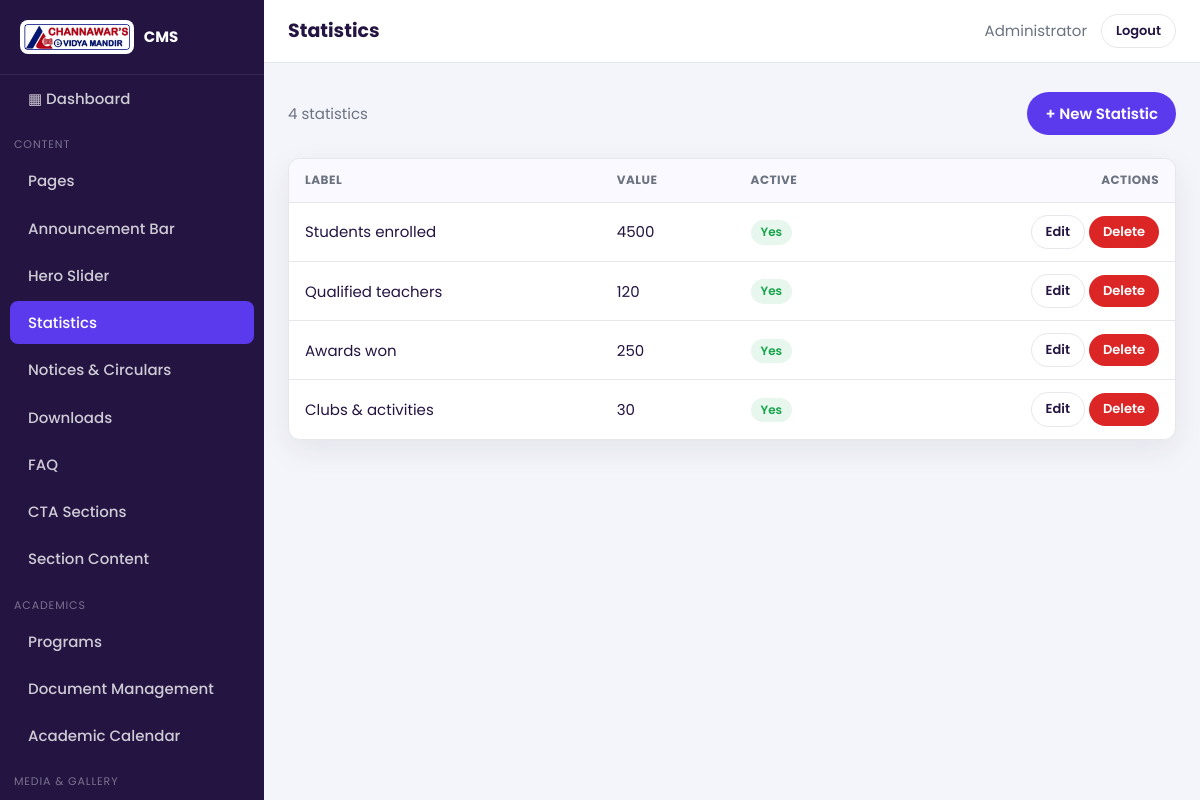
Screenshot of /admin/module/statistics (signed in) with the database file from the repository.
### tables this page shows
CREATE TABLE `cevm_users` (
  `id` int(10) unsigned NOT NULL AUTO_INCREMENT,
  `name` varchar(120) NOT NULL,
  `email` varchar(190) NOT NULL,
  `password` varchar(255) NOT NULL,
  `role` enum('admin','editor') NOT NULL DEFAULT 'editor',
  `avatar` varchar(255) DEFAULT NULL,
  `is_active` tinyint(1) NOT NULL DEFAULT 1,
  `reset_token` varchar(64) DEFAULT NULL,
  `reset_expires` datetime DEFAULT NULL,
  `last_login_at` datetime DEFAULT NULL,
  `created_at` datetime DEFAULT NULL,
  `updated_at` datetime DEFAULT NULL,
  `deleted_at` datetime DEFAULT NULL,
  PRIMARY KEY (`id`),
  UNIQUE KEY `uq_users_email` (`email`),
  KEY `idx_users_active` (`is_active`)
);

CREATE TABLE `cevm_statistics` (
  `id` int(10) unsigned NOT NULL AUTO_INCREMENT,
  `icon` varchar(60) DEFAULT NULL,
  `value` int(11) NOT NULL DEFAULT 0,
  `suffix` varchar(10) DEFAULT NULL,
  `label` varchar(120) NOT NULL,
  `sort_order` int(11) NOT NULL DEFAULT 0,
  `is_active` tinyint(1) NOT NULL DEFAULT 1,
  `created_at` datetime DEFAULT NULL,
  `updated_at` datetime DEFAULT NULL,
  PRIMARY KEY (`id`)
);

### app/Core/Controller.php (called while the page is built, shortened)
<?php
abstract class Controller
{
    protected function view(string $view, array $data = [], ?string $layout = null): void
    {
        View::output($view, $data, $layout);
    }
}

### app/Controllers/Admin/CrudController.php (called while the page is built, shortened)
<?php
final class CrudController extends Controller
{
    private array $module;
    private string $key;
    private GenericModel $model;
    public function __construct(string $key)
    {
        $modules = require APP_PATH . '/modules.php';
        $this->key = $key;
        $this->module = $modules[$key];
        $this->model = new GenericModel($this->module['table'], !empty($this->module['softDelete']));
    }
    public function index(): void
    {
        $rows = $this->model->all($this->module['orderBy'] ?? 'id DESC');
        $this->view('admin/crud/list', [
            'title' => $this->module['label'],
            'moduleKey' => $this->key,
            'module' => $this->module,
            'rows' => $rows,
        ], 'admin/layout');
    }
}

### config/config.php (called while the page is built, shortened)
<?php
require_once CONFIG_PATH . '/database.php';
spl_autoload_register(static function (string $class): void {
    $relative = str_replace('\\', '/', substr($class, 4));
    $file = APP_PATH . '/' . $relative . '.php';
});
require_once APP_PATH . '/helpers.php';

### app/Core/Database.php (called while the page is built, shortened)
<?php
final class Database
{
    private static ?Database $instance = null;
    private ?PDO $pdo = null;
    public static function instance(): self
    {
        return self::$instance ??= new self();
    }
    public function pdo(): PDO
    {
        if ($this->pdo instanceof PDO) {
            return $this->pdo;
        }
        $dsn = sprintf('mysql:host=%s;port=%s;dbname=%s;charset=%s', DB_HOST, defined('DB_PORT') ? DB_PORT : '3306', DB_NAME, DB_CHARSET);
        $options = [
            PDO::ATTR_ERRMODE            => PDO::ERRMODE_EXCEPTION,
            PDO::ATTR_DEFAULT_FETCH_MODE => PDO::FETCH_ASSOC,
            PDO::ATTR_EMULATE_PREPARES   => false,
            PDO::ATTR_TIMEOUT            => 5,
        ];
        $delaysMs = [100, 200, 400, 800, 1200];
        $attempt = 0;
        while (true) {
            try {
                $this->pdo = new PDO($dsn, DB_USER, DB_PASS, $options);
                return $this->pdo;
            } catch (PDOException $e) {
                if ($attempt >= count($delaysMs)) {
                    throw $e;
                }
                usleep($delaysMs[$attempt] * 1000);
                $attempt++;
            }
        }
    }
    public function run(string $sql, array $params = []): PDOStatement
    {
        $stmt = $this->pdo()->prepare($sql);
        $stmt->execute($params);
        return $stmt;
    }
    public function first(string $sql, array $params = []): ?array
    {
        $row = $this->run($sql, $params)->fetch();
        return $row === false ? null : $row;
    }
    public function all(string $sql, array $params = []): array
    {
        return $this->run($sql, $params)->fetchAll();
    }
}

### app/Models/GenericModel.php (called while the page is built, shortened)
<?php
final class GenericModel extends Model
{
    public function __construct(string $table, bool $softDelete = false)
    {
        $this->table = $table;
        $this->softDelete = $softDelete;
    }
}

### app/Core/Model.php (called while the page is built, shortened)
<?php
abstract class Model
{
    protected string $table;
    protected bool $softDelete = false;
    protected Database $db;
    public function __construct()
    {
        $this->db = Database::instance();
    }
    protected function t(): string
    {
        return DB_PREFIX . $this->table;
    }
    private function notDeleted(string $where = ''): string
    {
        if (!$this->softDelete) return $where;
        $clause = 'deleted_at IS NULL';
        return $where === '' ? "WHERE {$clause}" : "{$where} AND {$clause}";
    }
    public function all(string $orderBy = 'id DESC', ?int $limit = null): array
    {
        $sql = "SELECT * FROM {$this->t()} " . $this->notDeleted() . " ORDER BY {$orderBy}";
        return $this->db->all($sql);
    }
}

### app/helpers.php (called while the page is built, shortened)
<?php
if (!function_exists('e')) {
    function e($value): string
    {
        return htmlspecialchars((string) ($value ?? ''), ENT_QUOTES | ENT_SUBSTITUTE, 'UTF-8');
    }
}
if (!function_exists('admin_url')) {
    function admin_url(string $path = ''): string
    {
        return ADMIN_URL . ($path !== '' ? '/' . ltrim($path, '/') : '');
    }
}
if (!function_exists('asset')) {
    function asset(string $path): string
    {
        return BASE_URL . '/assets/' . ltrim($path, '/');
    }
}
if (!function_exists('str_excerpt')) {
    function str_excerpt(string $text, int $words = 22): string
    {
        $text = trim(strip_tags($text));
        $parts = preg_split('/\s+/', $text);
        if (count($parts) <= $words) return $text;
        return implode(' ', array_slice($parts, 0, $words)) . '…';
    }
}

### app/Models/Setting.php (called while the page is built, shortened)
<?php
final class Setting
{
    private static ?array $cache = null;
    private static function load(): array
    {
        if (self::$cache === null) {
            self::$cache = [];
            $rows = Database::instance()->all(
                'SELECT setting_key, setting_value FROM ' . DB_PREFIX . 'settings'
            );
            foreach ($rows as $r) {
                self::$cache[$r['setting_key']] = $r['setting_value'];
            }
        }
        return self::$cache;
    }
    public static function get(string $key, ?string $default = null): ?string
    {
        $all = self::load();
        return $all[$key] ?? $default;
    }
}

### app/Core/Session.php (called while the page is built, shortened)
<?php
final class Session
{
    public static function get(string $key, $default = null)
    {
        return $_SESSION[$key] ?? $default;
    }
}

### app/Core/Auth.php (called while the page is built, shortened)
<?php
final class Auth
{
    public static function user(): ?array
    {
        return Session::get(self::KEY);
    }
    public static function id(): ?int
    {
        return self::user()['id'] ?? null;
    }
    public static function refresh(): void
    {
        $user = Database::instance()->first(
            'SELECT * FROM ' . DB_PREFIX . 'users WHERE id = ? LIMIT 1', [self::id()]
        );
    }
}

### app/Views/admin/crud/list.php (the view, shortened to what this page needs)
<?php
$types = [];
foreach ($module['fields'] as $f) { $types[$f['name']] = $f['type'] ?? 'text'; }
$boolCols = ['is_active', 'is_published', 'is_featured', 'is_pinned', 'is_approved'];
?>
<div class="toolbar">
  <p class="muted"><?= count($rows) ?> <?= e(strtolower($module['label'])) ?></p>
  <a class="btn" href="<?= admin_url('module/' . $moduleKey . '/create') ?>">+ New <?= e($module['singular']) ?></a>
</div>
<div class="card" style="overflow-x:auto">
<?php if (empty($rows)): ?>
  <div class="card__body"><p class="muted">No records yet. Click “New <?= e($module['singular']) ?>” to add one.</p></div>
<?php else: ?>
  <table class="table">
    <thead>
      <tr>
        <?php foreach ($module['listColumns'] as $col => $label): ?>
          <th><?= e($label) ?></th>
        <?php endforeach; ?>
        <th style="text-align:right">Actions</th>
      </tr>
    </thead>
    <tbody>
    <?php foreach ($rows as $r): ?>
      <tr>
        <?php foreach ($module['listColumns'] as $col => $label):
          $type = $types[$col] ?? 'text';
          $val = $r[$col] ?? ''; ?>
          <td>
            <?php if (in_array($col, $boolCols, true)): ?>
              <span class="badge <?= $val ? 'on' : 'off' ?>"><?= $val ? 'Yes' : 'No' ?></span>
            <?php elseif ($type === 'image' && $val): ?>
              <img class="thumb" src="<?= e(upload_url($val)) ?>" alt="">
            <?php else: ?>
              <?= e(str_excerpt((string) $val, 10)) ?>
            <?php endif; ?>
          </td>
        <?php endforeach; ?>
        <td style="text-align:right;white-space:nowrap">
          <a class="btn sm light" href="<?= admin_url('module/' . $moduleKey . '/edit/' . $r['id']) ?>">Edit</a>
          <form method="post" action="<?= admin_url('module/' . $moduleKey . '/delete/' . $r['id']) ?>" style="display:inline" data-confirm="Delete this <?= e(strtolower($module['singular'])) ?>?">
            <button class="btn sm danger" type="submit">Delete</button>
          </form>
        </td>
      </tr>
    <?php endforeach; ?>
    </tbody>
  </table>
<?php endif; ?>
</div>

### app/Views/admin/layout.php (shortened to what this page needs)
<?php
$modules = require APP_PATH . '/modules.php';
$groups = [];
foreach ($modules as $key => $m) {
    $groups[$m['group']][$key] = $m;
}
$uri = $_SERVER['REQUEST_URI'] ?? '';
$logo = Setting::get('logo') ?: asset('images/logo.jpg');
?><!DOCTYPE html>
<html lang="en">
<head>
<link rel="stylesheet" href="<?= asset('admin/admin.css') ?>">
</head>
<body>
<div class="admin">
  <aside class="sidebar">
    <div class="sidebar__brand">
      <img src="<?= e($logo) ?>" alt="Logo">
      <span>CMS</span>
    </div>
    <a class="item <?= str_contains($uri, '/dashboard') ? 'active' : '' ?>" href="<?= admin_url('dashboard') ?>">▦ Dashboard</a>
    <?php foreach ($groups as $groupName => $mods): ?>
      <div class="nav-group"><?= e($groupName) ?></div>
      <?php foreach ($mods as $key => $m): ?>
        <a class="item <?= str_contains($uri, 'module/' . $key) ? 'active' : '' ?>" href="<?= admin_url('module/' . $key) ?>">
          <?= e($m['label']) ?>
        </a>
      <?php endforeach; ?>
    <?php endforeach; ?>
  </aside>
  <div class="main">
    <header class="topbar">
      <div style="display:flex;align-items:center;gap:12px">
        <h1><?= e($title ?? '') ?></h1>
      </div>
      <div class="right">
        <a class="muted" href="<?= admin_url('profile') ?>"><?= e(Auth::user()['name'] ?? '') ?></a>
        <a class="btn light sm" href="<?= admin_url('logout') ?>">Logout</a>
      </div>
    </header>
    <main class="content">
      <?= $content ?>
    </main>
  </div>
</div>
</body>
</html>

### assets/admin/admin.css (style rules this page uses)
:root { --p:#5b3aee;--p600:#4a2fd6;--ink:#241442;--accent:#f8bc24; --bg:#f4f5fa;--card:#fff;--line:#e5e7eb;--muted:#6b7280; --ok:#16a34a;--err:#dc2626;--radius:12px;--sb:264px; --shadow:0 10px 30px rgba(36,20,66,.08); }
* { box-sizing:border-box }
html,body { margin:0;padding:0 }
body { font-family:Poppins,system-ui,sans-serif;background:var(--bg);color:var(--ink);font-size:15px;line-height:1.55 }
a { color:var(--p);text-decoration:none }
img { max-width:100%;display:block }
.admin { display:flex;min-height:100vh }
.sidebar { width:var(--sb);background:var(--ink);color:#fff;position:fixed;inset:0 auto 0 0;display:flex;flex-direction:column;transition:transform .3s ease;z-index:50;overflow-y:auto }
.sidebar__brand { display:flex;align-items:center;gap:10px;padding:20px;border-bottom:1px solid rgba(255,255,255,.08) }
.sidebar__brand img { height:34px;width:auto;background:#fff;border-radius:8px;padding:4px }
.sidebar__brand span { font-weight:700 }
.nav-group { padding:14px 14px 4px;font-size:11px;letter-spacing:.08em;text-transform:uppercase;color:rgba(255,255,255,.4) }
.sidebar a.item { display:flex;align-items:center;gap:10px;padding:10px 18px;color:rgba(255,255,255,.78);border-radius:8px;margin:2px 10px;font-weight:500 }
.sidebar a.item.active { background:var(--p);color:#fff }
.main { flex:1;margin-left:var(--sb);min-width:0;display:flex;flex-direction:column }
.topbar { background:#fff;border-bottom:1px solid var(--line);padding:14px 24px;display:flex;align-items:center;justify-content:space-between;position:sticky;top:0;z-index:30 }
.topbar h1 { font-size:19px;margin:0 }
.topbar .right { display:flex;align-items:center;gap:14px }
.content { padding:24px;flex:1 }
.card { background:var(--card);border:1px solid var(--line);border-radius:var(--radius);box-shadow:var(--shadow) }
.btn { display:inline-flex;align-items:center;gap:8px;border:0;cursor:pointer;font:inherit;font-weight:600;padding:10px 18px;border-radius:99px;background:var(--p);color:#fff;transition:.2s }
.btn.light { background:#fff;border:1px solid var(--line);color:var(--ink) }
.btn.danger { background:var(--err) }
.btn.sm { padding:6px 14px;font-size:13px }
.table { width:100%;border-collapse:collapse;background:#fff;border-radius:var(--radius);overflow:hidden }
.table th,.table td { padding:12px 16px;text-align:left;border-bottom:1px solid var(--line);vertical-align:middle }
.table th { background:#faf9ff;font-size:12px;text-transform:uppercase;letter-spacing:.04em;color:var(--muted) }
.table tr:last-child td { border-bottom:0 }
.badge { display:inline-block;padding:3px 10px;border-radius:99px;font-size:12px;font-weight:600 }
.badge.on { background:#e7f7ee;color:var(--ok) }
.toolbar { display:flex;flex-wrap:wrap;gap:12px;align-items:center;justify-content:space-between;margin-bottom:18px }
.muted { color:var(--muted) }
.right { margin-left:auto }

### rows the page displays
cevm_users: name "Administrator"
cevm_statistics: label "Students enrolled", value "4500", is_active "Yes"
cevm_statistics: label "Qualified teachers", value "120", is_active "Yes"
cevm_statistics: label "Awards won", value "250", is_active "Yes"
cevm_statistics: label "Clubs & activities", value "30", is_active "Yes"

### other values shown
$groupName "CONTENT"
$m['label'] "Pages"
$m['label'] "Announcement Bar"
$m['label'] "Hero Slider"
$m['label'] "Statistics"
$m['label'] "Notices & Circulars"
$m['label'] "Downloads"
$m['label'] "FAQ"
$m['label'] "CTA Sections"
$m['label'] "Section Content"
$groupName "ACADEMICS"
$m['label'] "Programs"
$m['label'] "Document Management"
$m['label'] "Academic Calendar"
$groupName "MEDIA & GALLERY"
